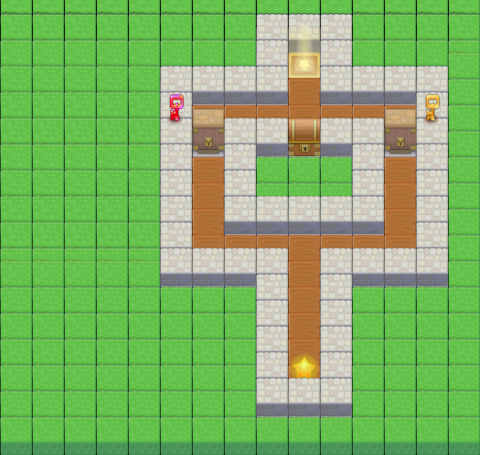

Rendered tile map (Tiled .tmx) drawn with the repository's tilesets; below, a short description and the map source with its tile grids summarised:
An orthogonal 15x35 tile map with 32x13 px tiles, 3 tile layers (Tile Layer 1, Tile Layer 2, Tile Layer 3).

<map version="1.0" orientation="orthogonal" width="15" height="35" tilewidth="32" tileheight="13">
 <tileset firstgid="1" name="environment" tilewidth="32" tileheight="64" spacing="2" margin="2">
  <image source="../gfx/environment.png" width="1024" height="128" />
  <tile id="1">
   <properties>
    <property name="name" value="chest-closed" />
    <property name="type" value="object" />
   </properties>
  </tile>
  <tile id="4">
   <properties>
    <property name="name" value="door-closed" />
    <property name="type" value="object" />
   </properties>
  </tile>
  <tile id="6">
   <properties>
    <property name="name" value="grass" />
    <property name="type" value="environment" />
   </properties>
  </tile>
  <tile id="7">
   <properties>
    <property name="name" value="key-gold" />
    <property name="type" value="object" />
   </properties>
  </tile>
  <tile id="8">
   <properties>
    <property name="name" value="key-red" />
    <property name="type" value="object" />
   </properties>
  </tile>
  <tile id="15">
   <properties>
    <property name="name" value="malcolm" />
    <property name="type" value="character" />
   </properties>
  </tile>
  <tile id="17">
   <properties>
    <property name="name" value="star" />
    <property name="type" value="object" />
   </properties>
  </tile>
  <tile id="19">
   <properties>
    <property name="name" value="stone-block" />
    <property name="type" value="environment" />
   </properties>
  </tile>
  <tile id="22">
   <properties>
    <property name="name" value="wood-block" />
    <property name="type" value="environment" />
   </properties>
  </tile>
 </tileset>
 <layer name="Tile Layer 1" width="15" height="35">
  <data>[525 cells, 261 non-empty, 3 distinct tile ids]</data>
 </layer>
 <layer name="Tile Layer 2" width="15" height="35">
  <data>[525 cells, 62 non-empty, 5 distinct tile ids]</data>
 </layer>
 <layer name="Tile Layer 3" width="15" height="35">
  <data>[525 cells, 2 non-empty, 2 distinct tile ids]</data>
 </layer>
</map>